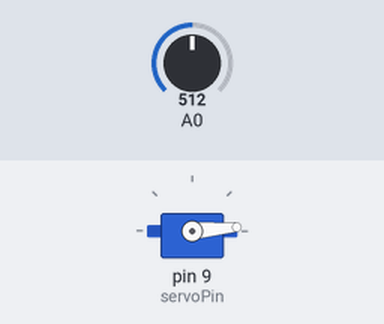
Bench run of a sketch on a simulated Arduino Uno, built with avr-gcc and run on an emulated ATmega328P. On the bench: servo. The test bench sets the inputs (shaded band); at power-on: A0 = 512.

Above: at 0.15 s.
At 9.8 s:
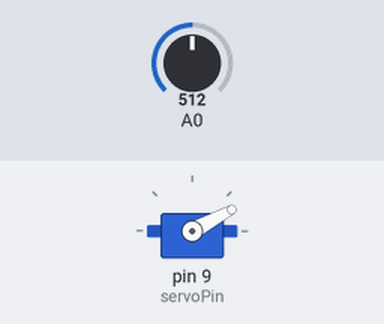
9.9 s: A0 set to 900
At 10.45 s:
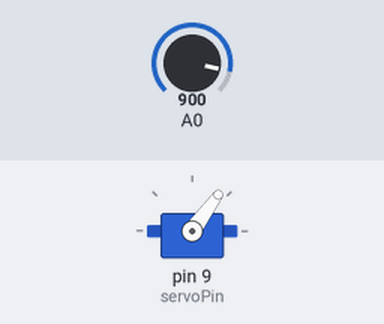
Timing chart, 0 to 24.9 s (numbered marks = the images above; inputs shaded):
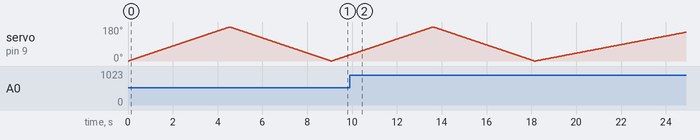

The sketch:

exercise2.ino
```cpp
#include <Arduino.h>
#include <Servo.h>

const int servoPin = 9;

Servo servo;

void setup()
{
    servo.attach(servoPin);
}

void loop()
{
    int potentiometer = analogRead(0);
    int speedDelay = map(potentiometer, 0, 1023, 1, 50);

    for (int position = 0; position <= 180; position++)
    {
        servo.write(position);
        delay(speedDelay);
    }

    for (int position = 180; position >= 0; position--)
    {
        servo.write(position);
        delay(speedDelay);
    }
}
```
